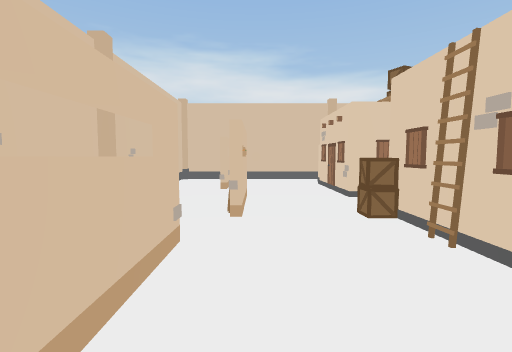
[1] (above)

24 first-person views from a walk through a 3-D level made in the Unity game engine. The camera is 1.5 m above the floor, tilts 4° down and sees 85° across. The floor is counted in squares, 2 m on a side. Each view is taken from the middle of a square. On the plan, view 1 faces up. The plan holds only what a view shows up to about 10 squares ahead; the rest is blank. The place goes on beyond the plan.

[2]
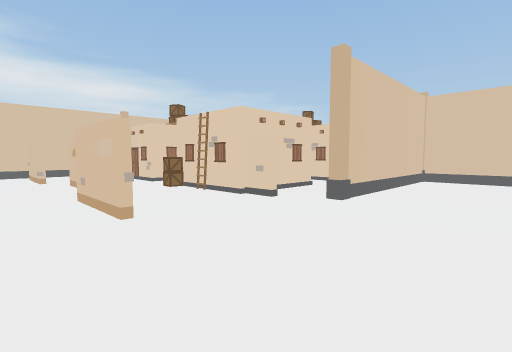

[3]
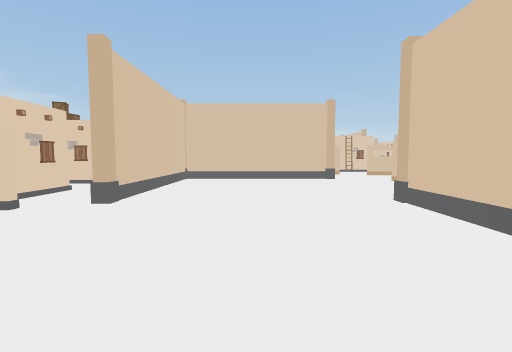

[4]
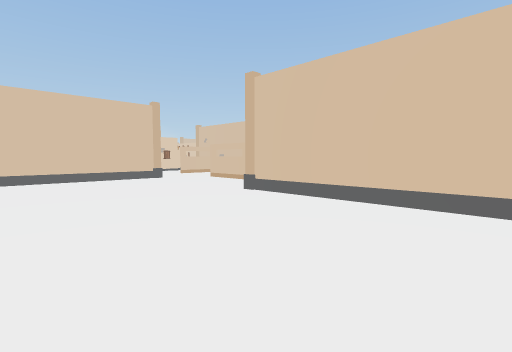

[5]
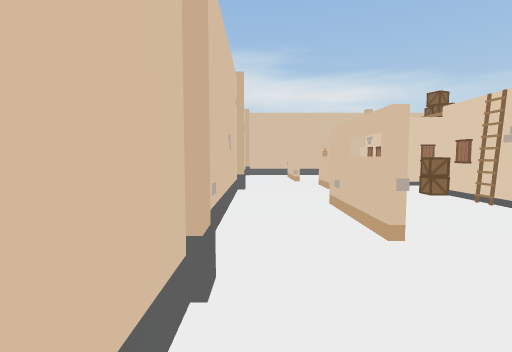

[6]
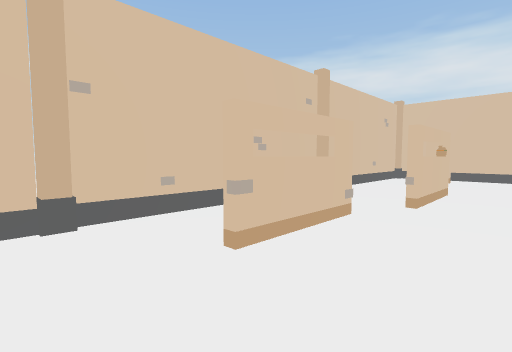

[7]
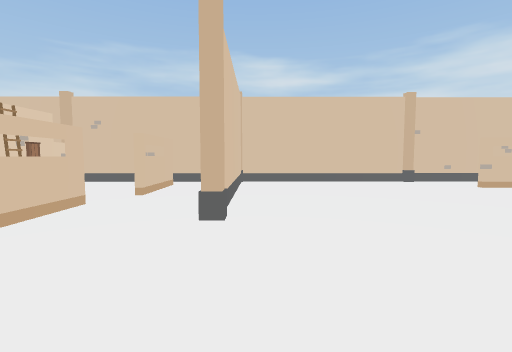

[8]
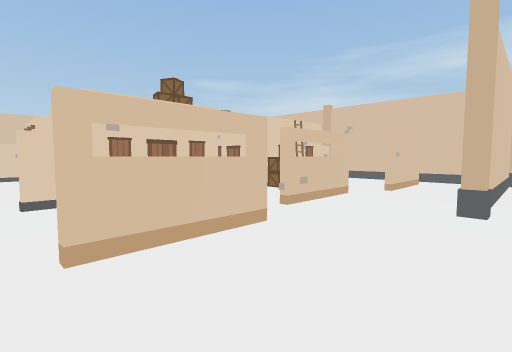

[9]
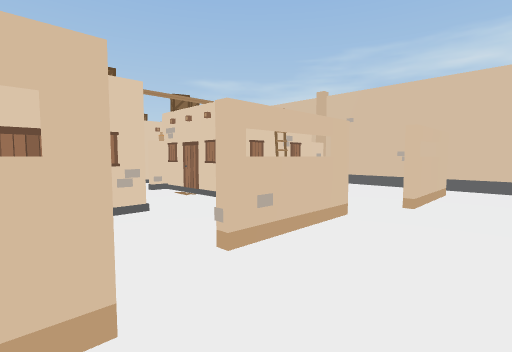

[10]
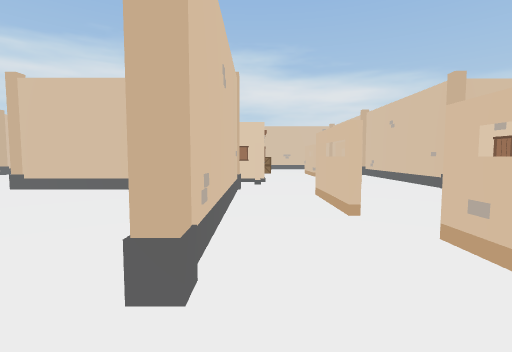

[11]
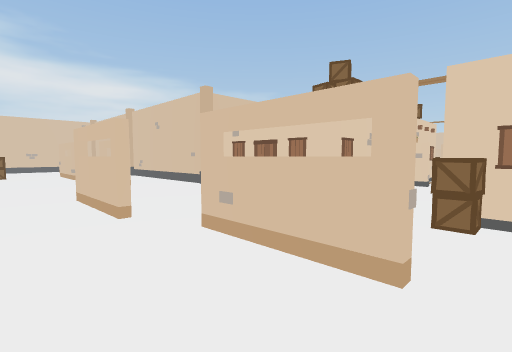

[12]
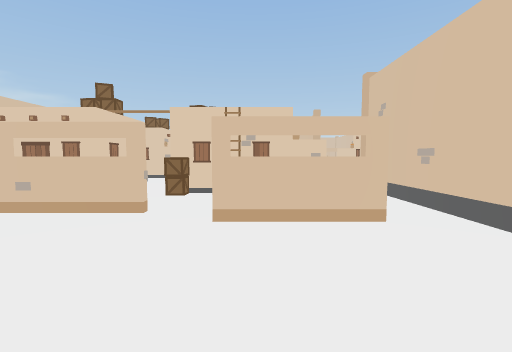

[13]
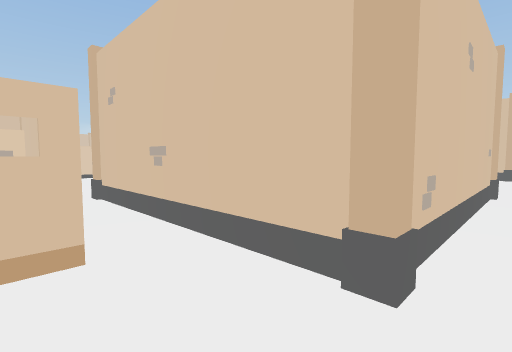

[14]
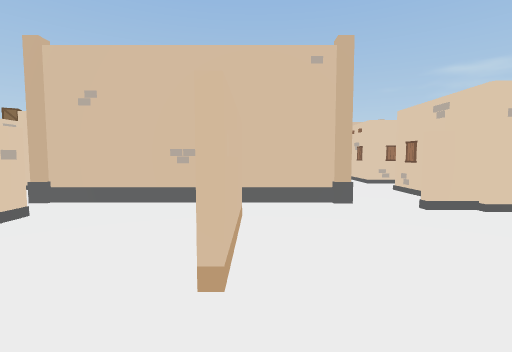

[15]
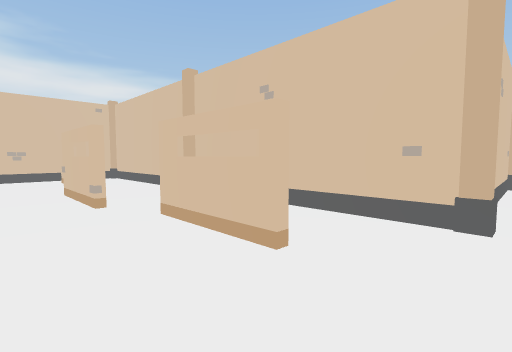

[16]
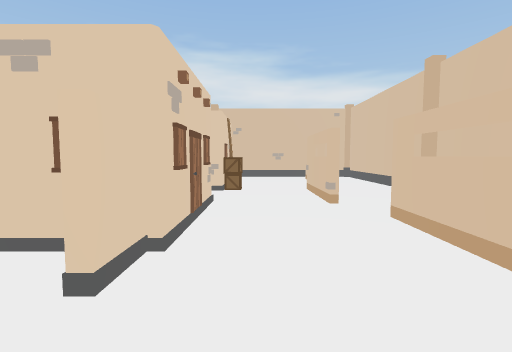

[17]
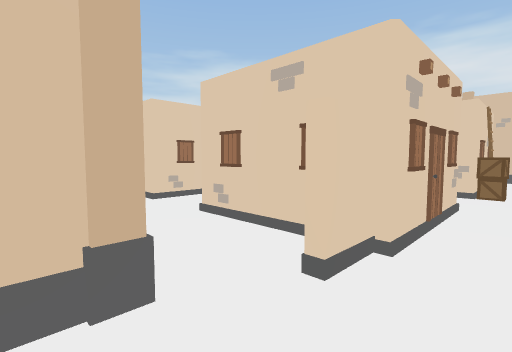

[18]
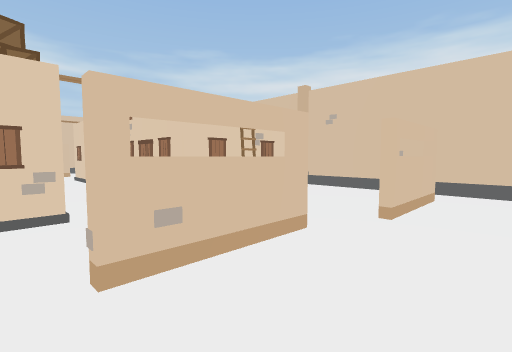

[19]
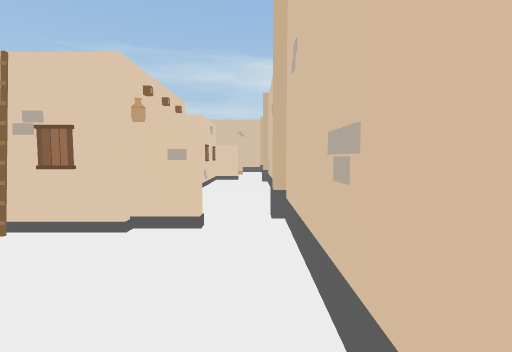

[20]
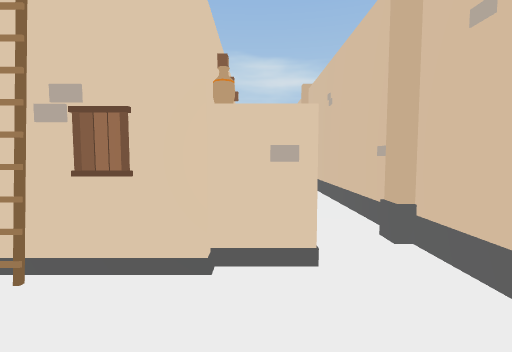

[21]
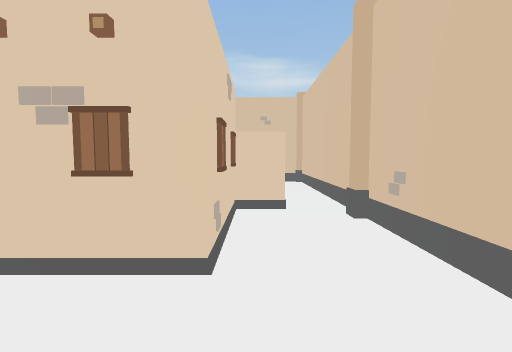

[22]
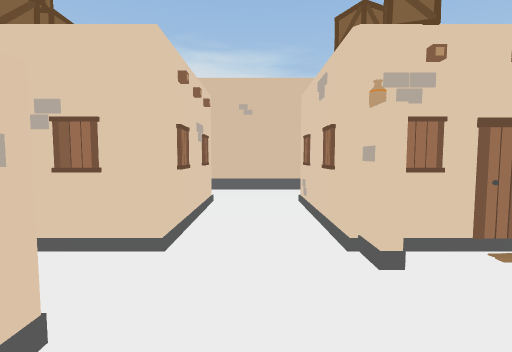

[23]
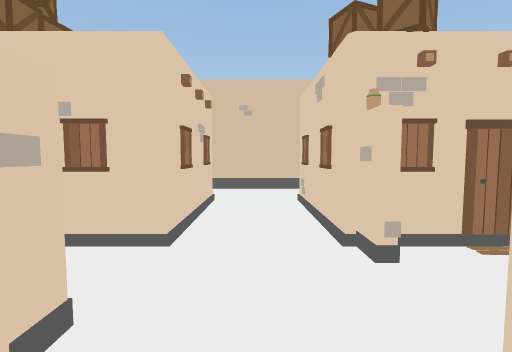

[24]
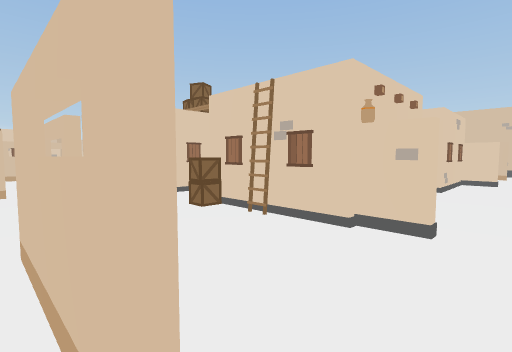

### Floor plan
Key: @ floor where view 1 was taken; # wall or solid block; . floor; = window, fence, low wall or low ledge; B building; A box; O other object.
Columns run from 3 left of view 1 to 16 right of it. Each row starts with its distance up from view 1.
 10  ###############
  9 #.....O.........#
  8 #. ..#.....O..#.#
  7  . ..###.###..=.#
  6 O....###.###A...#
  5 #..O.B...O.A.O..#
  4 #.OOABAO...B.O..
  3 #..O.###.# B....#
  2 #.O..###.###..#.#
  1 #.O.. .....#..=.#
  0 #..@..######....O ##
 -1 #..........#........
 -2 #..........#=..# B
 -3 #..........#=..#
 -4 #..........#.. #   #
 -5 ######.....O.O A...O
 -6 #............O.B.
 -7 #.#=....#=.....#
 -8 #.... =. ...=..#
 -9 #...AB.. ...=..#
-10 #.O##A.###.......
-11  .. ##.  ..O####..
-12  ..      B.#
-13  ..      ..#
-14  ..     #..#
-15  ..      ..O
-16  .#  BB  #.
-17           .
-18           ..
-19            .
-20            .
-21            #

Positions as (right, up) in squares from view 1, and headings:
1: (0, 0), facing up
2: (-2, -3), facing up-right
3: (-2, -3), facing right
4: (-2, -1), facing down-right
5: (-2, -2), facing up
6: (1, -1), facing up-left
7: (6, -5), facing left
8: (7, -5), facing down-left
9: (5, -6), facing down-left
10: (8, -7), facing up
11: (8, -7), facing up-right
12: (6, -8), facing right
13: (7, -9), facing down-right
14: (9, -6), facing down
15: (9, -1), facing up-right
16: (9, -1), facing up
17: (9, -1), facing up-left
18: (12, 3), facing up-left
19: (11, 9), facing left
20: (10, 8), facing left
21: (6, 8), facing left
22: (5, 3), facing up
23: (5, 6), facing down
24: (-2, -7), facing down-right
